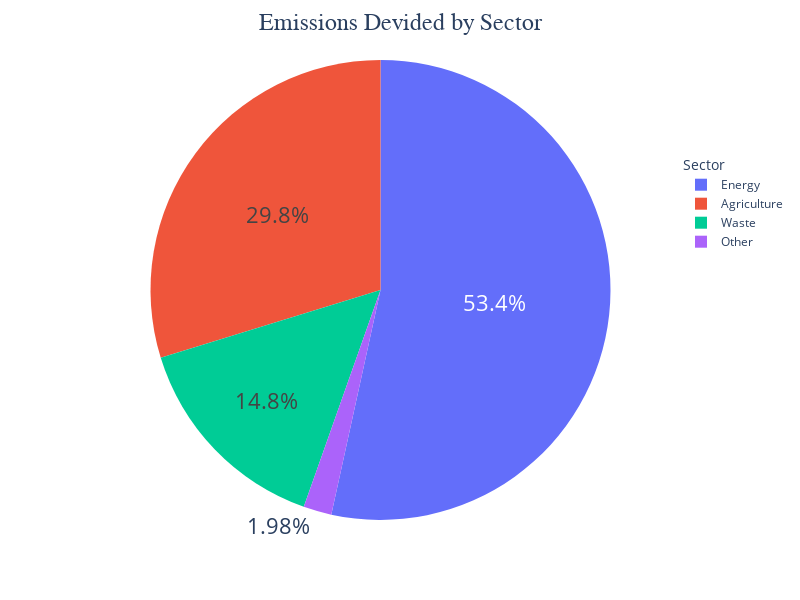

Notebook cell for this chart:
### Code cell
fig = px.pie(types, values='Emissions', names='Type',)
# Add title
fig.update_layout(title='Emissions Devided by Sector', title_font_size=24, title_font_family='Arial',title_x=0.5)
fig.update_traces(hoverinfo='percent', textinfo='percent', textfont_size=22, )
# Add legend and adjust position
fig.update_layout(legend=dict(title='Sector', orientation='v', yanchor='top', y=0.8, xanchor='left', x=1))
fig.update_layout(height=600, width=800)
# Center the title
fig.update_layout(title_x=0.5)
fig.show()

### Figure 1 — Plotly figure (JSON) as saved in the notebook; plotly's stock layout.template omitted (floating-point values rounded to 4 significant figures)
{"data": [{"domain": {"x": [0, 1], "y": [0, 1]}, "hoverinfo": "percent", "hovertemplate": "Type=%{label}<br>Emissions=%{value}<extra></extra>", "labels": ["Energy", "Agriculture", "Waste", "Other"], "legendgroup": "", "name": "", "showlegend": true, "textfont": {"size": 22}, "textinfo": "percent", "type": "pie", "values": [270700.0, 150800.0, 75080.0, 10030.0]}], "layout": {"height": 600, "legend": {"orientation": "v", "title": {"text": "Sector"}, "tracegroupgap": 0, "x": 1, "xanchor": "left", "y": 0.8, "yanchor": "top"}, "margin": {"t": 60}, "title": {"font": {"family": "Arial", "size": 24}, "text": "Emissions Devided by Sector", "x": 0.5}, "width": 800}}
